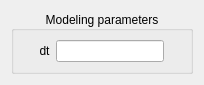
<?xml version="1.0" encoding="UTF-8"?>
<ui version="4.0">
 <class>modelingFrameParameters</class>
 <widget class="QFrame" name="modelingFrameParameters">
  <property name="geometry">
   <rect>
    <x>0</x>
    <y>0</y>
    <width>204</width>
    <height>83</height>
   </rect>
  </property>
  <property name="windowTitle">
   <string>Frame</string>
  </property>
  <layout class="QGridLayout" name="gridLayout_2">
   <item row="0" column="0">
    <widget class="QGroupBox" name="groupBox">
     <property name="title">
      <string>Modeling parameters</string>
     </property>
     <property name="alignment">
      <set>Qt::AlignCenter</set>
     </property>
     <property name="flat">
      <bool>true</bool>
     </property>
     <layout class="QGridLayout" name="gridLayout">
      <item row="0" column="0">
       <layout class="QHBoxLayout" name="horizontalLayout">
        <item>
         <widget class="QLabel" name="Label_dt">
          <property name="sizePolicy">
           <sizepolicy hsizetype="Fixed" vsizetype="Fixed">
            <horstretch>0</horstretch>
            <verstretch>0</verstretch>
           </sizepolicy>
          </property>
          <property name="text">
           <string>dt</string>
          </property>
          <property name="alignment">
           <set>Qt::AlignCenter</set>
          </property>
         </widget>
        </item>
        <item>
         <widget class="QLineEdit" name="lineEdit_dt">
          <property name="sizePolicy">
           <sizepolicy hsizetype="Fixed" vsizetype="Fixed">
            <horstretch>0</horstretch>
            <verstretch>0</verstretch>
           </sizepolicy>
          </property>
         </widget>
        </item>
       </layout>
      </item>
     </layout>
    </widget>
   </item>
  </layout>
 </widget>
 <resources/>
 <connections/>
</ui>
